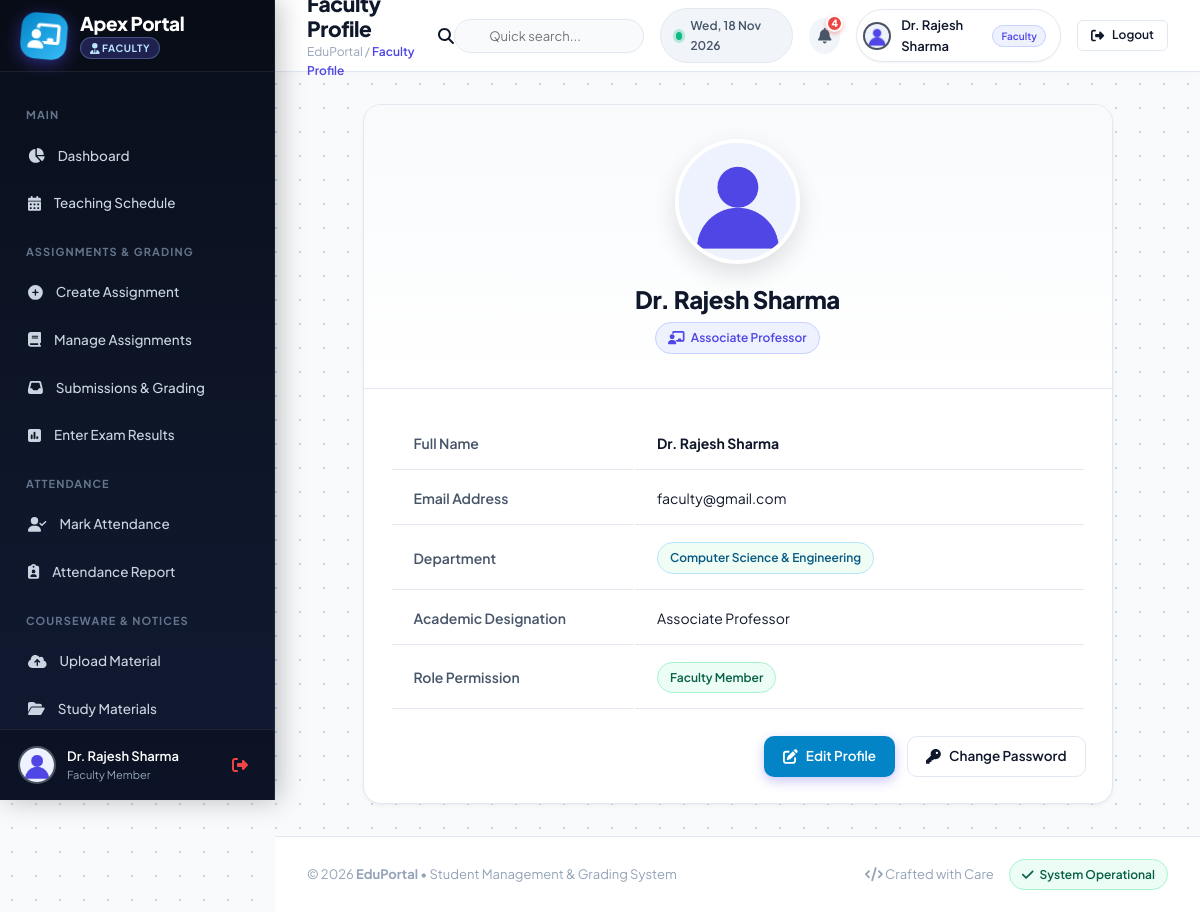
Page /faculty/profile.php (signed in) on the earlier database version.
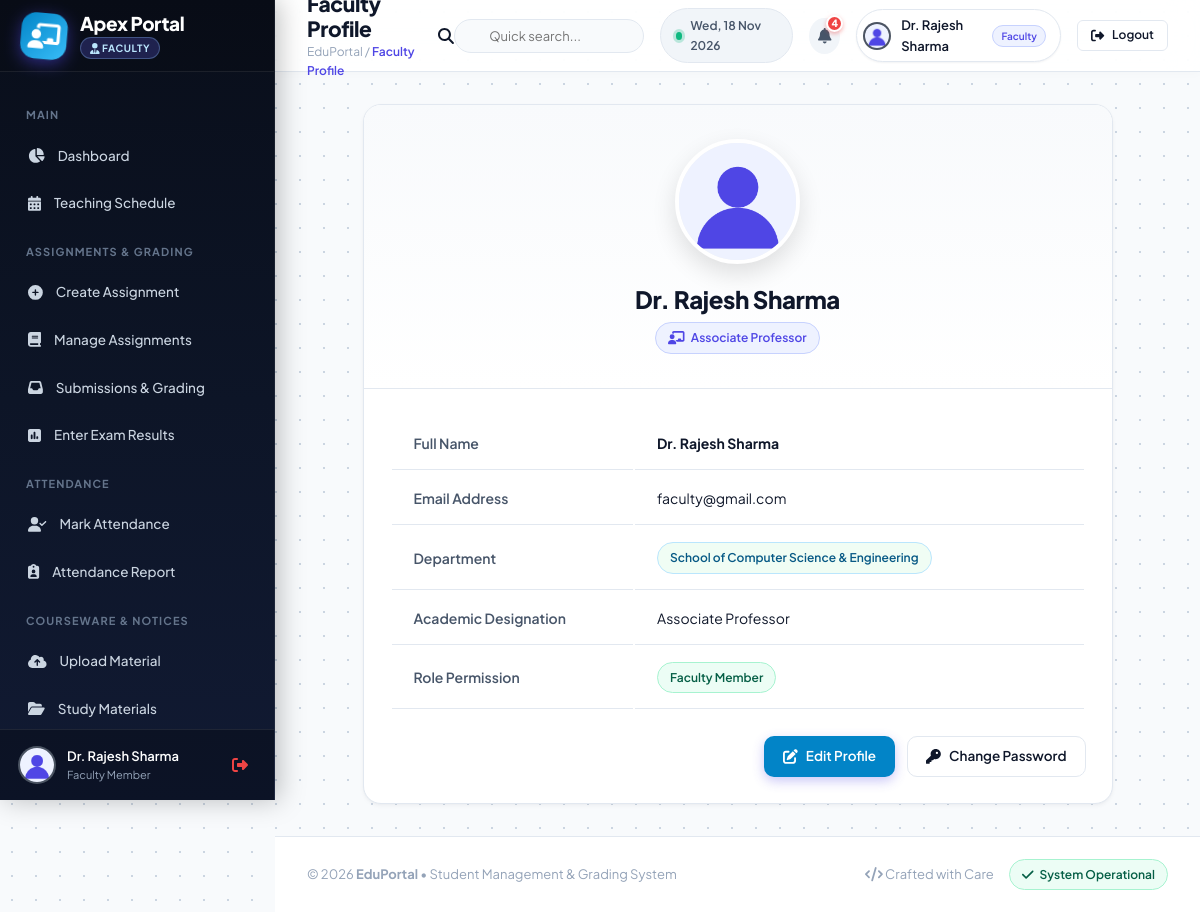
Same page on the later database version.
### tables this page shows
CREATE TABLE `faculty` (
  `faculty_id` int(11) NOT NULL AUTO_INCREMENT,
  `user_id` int(11) NOT NULL,
  `department_id` int(11) DEFAULT NULL,
  `department` varchar(100) DEFAULT 'Computer Science',
  `designation` varchar(100) NOT NULL DEFAULT 'Assistant Professor',
  `qualification` varchar(150) NOT NULL DEFAULT 'Ph.D. / M.Tech',
  `specialization` varchar(200) DEFAULT 'Computer Networks, AI',
  `office` varchar(100) DEFAULT 'Block A, Room 304',
  `profile_picture` varchar(255) DEFAULT NULL,
  `created_at` timestamp NOT NULL DEFAULT current_timestamp(),
  PRIMARY KEY (`faculty_id`),
  UNIQUE KEY `user_id` (`user_id`),
  KEY `user_id_2` (`user_id`),
  KEY `department_id` (`department_id`),
  CONSTRAINT `fk_fac_dept` FOREIGN KEY (`department_id`) REFERENCES `departments` (`department_id`) ON DELETE SET NULL,
  CONSTRAINT `fk_fac_user` FOREIGN KEY (`user_id`) REFERENCES `users` (`id`) ON DELETE CASCADE
);

CREATE TABLE `users` (
  `id` int(11) NOT NULL AUTO_INCREMENT,
  `name` varchar(120) NOT NULL,
  `email` varchar(120) NOT NULL,
  `password` varchar(255) NOT NULL,
  `role` enum('admin','faculty','student') NOT NULL DEFAULT 'student',
  `profile_picture` varchar(255) DEFAULT NULL,
  `phone` varchar(30) DEFAULT NULL,
  `created_at` timestamp NOT NULL DEFAULT current_timestamp(),
  PRIMARY KEY (`id`),
  UNIQUE KEY `email` (`email`)
);

### faculty/profile.php (the view, shortened to what this page needs)
<?php
include("../config/db.php");
$user_id = $_SESSION['user_id'];
$query = mysqli_query($con, "
    SELECT u.*, f.department, f.designation, f.profile_picture AS f_pic
    FROM users u
    JOIN faculty f ON u.id = f.user_id
    WHERE u.id='$user_id'
    LIMIT 1
");
$faculty = mysqli_fetch_assoc($query);
$pic = !empty($faculty['f_pic']) && file_exists("../uploads/profile_pictures/" . $faculty['f_pic'])
    ? "../uploads/profile_pictures/" . $faculty['f_pic']
    : (!empty($faculty['profile_picture']) && file_exists("../uploads/profile_pictures/" . $faculty['profile_picture'])
        ? "../uploads/profile_pictures/" . $faculty['profile_picture']
        : "../assets/images/default-user.png");
include("../includes/header.php");
include("../includes/sidebar_faculty.php");
include("../includes/navbar.php");
?>
<div class="card" style="max-width: 750px; margin: 0 auto;">
    <div class="profile-hero">
        <img src="<?php echo $pic; ?>" alt="Faculty Profile" class="profile-avatar-large">
        <h2><?php echo htmlspecialchars($faculty['name']); ?></h2>
        <span class="badge badge-primary"><i class="fa-solid fa-chalkboard-user"></i> <?php echo htmlspecialchars($faculty['designation']); ?></span>
    </div>
    <div class="card-body">
        <table class="profile-details-table">
            <tr>
                <td>Full Name</td>
                <td><strong><?php echo htmlspecialchars($faculty['name']); ?></strong></td>
            </tr>
            <tr>
                <td>Email Address</td>
                <td><?php echo htmlspecialchars($faculty['email']); ?></td>
            </tr>
            <tr>
                <td>Department</td>
                <td><span class="badge badge-info"><?php echo htmlspecialchars($faculty['department']); ?></span></td>
            </tr>
            <tr>
                <td>Academic Designation</td>
                <td><?php echo htmlspecialchars($faculty['designation']); ?></td>
            </tr>
            <tr>
                <td>Role Permission</td>
                <td><span class="badge badge-success">Faculty Member</span></td>
            </tr>
        </table>
        <div style="display:flex; justify-content:flex-end; gap:12px; margin-top:25px;">
            <a href="edit_profile.php" class="btn btn-primary" style="background:#0284c7;">
                <i class="fa-solid fa-pen-to-square"></i> Edit Profile
            </a>
            <a href="change_password.php" class="btn btn-outline">
                <i class="fa-solid fa-key"></i> Change Password
            </a>
        </div>
    </div>
</div>
<?php include("../includes/footer.php"); ?>

Differences in the rows shown:
changed faculty "Associate Professor": department "Computer Science & Engineering" → "School of Computer Science & Engineering"
